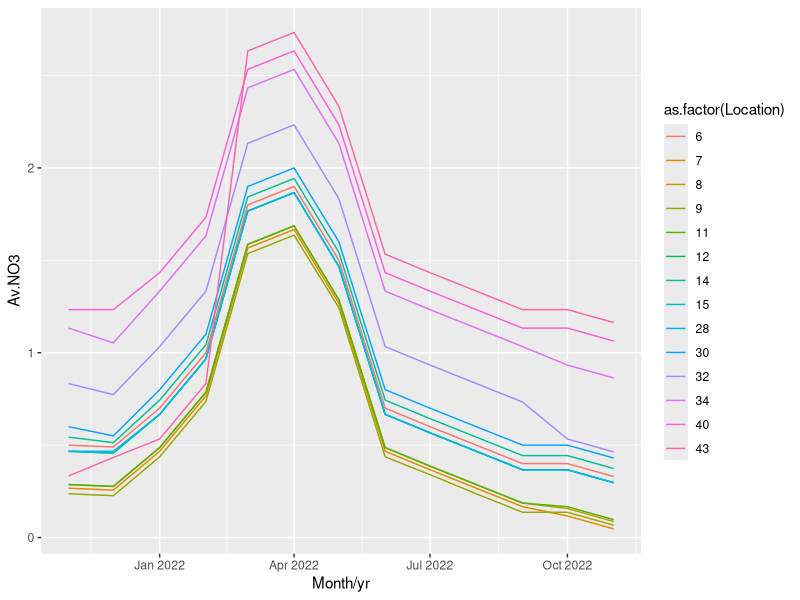
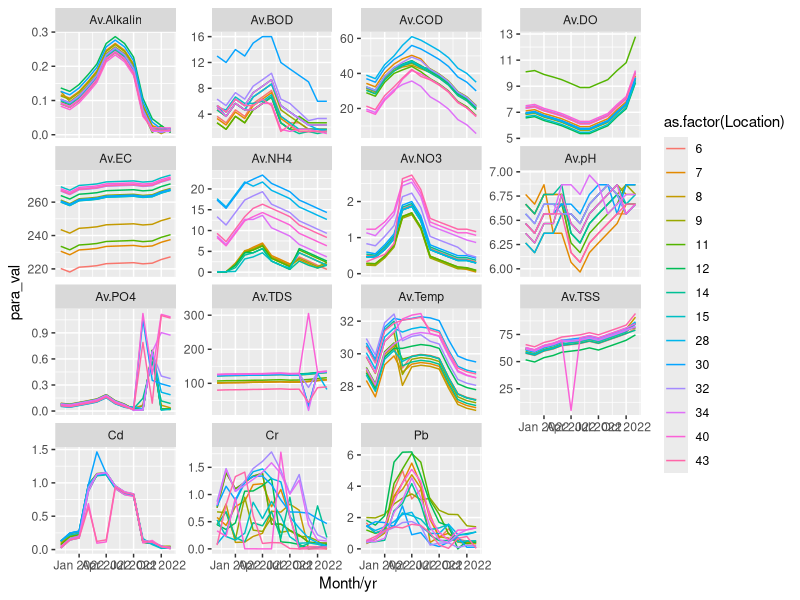
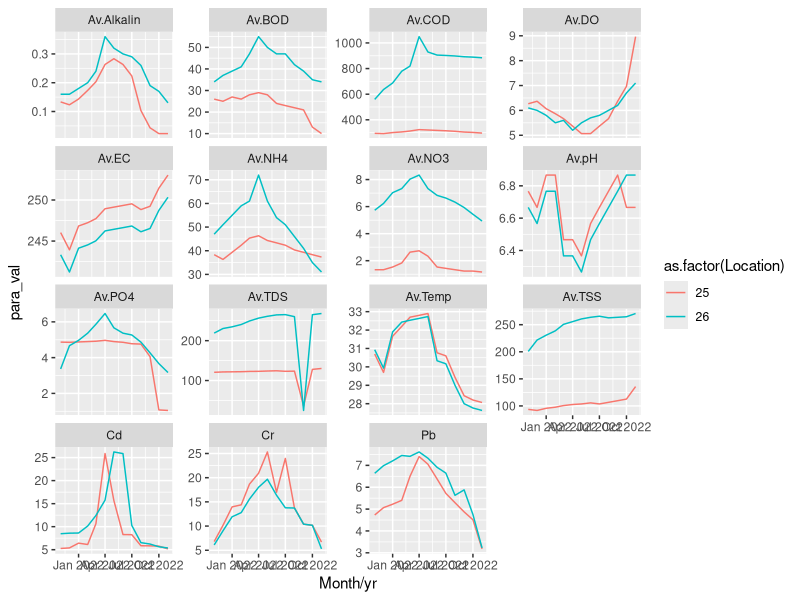
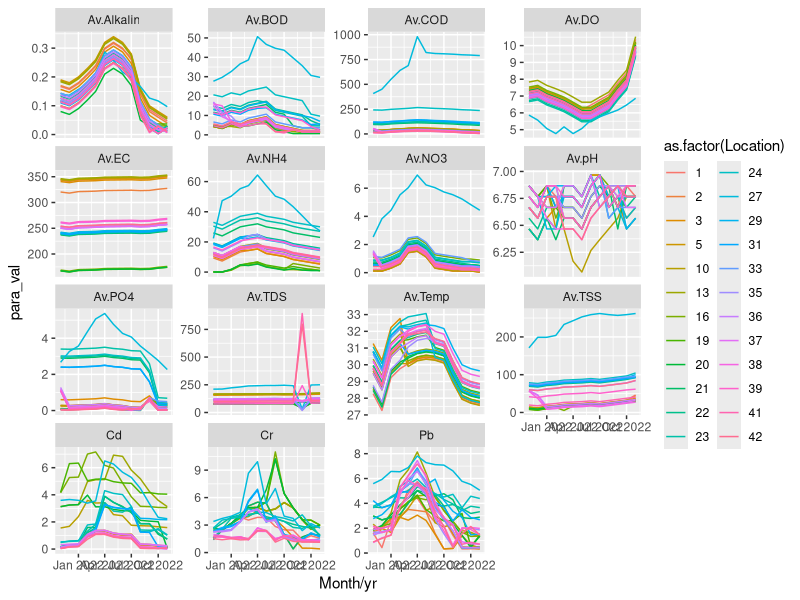
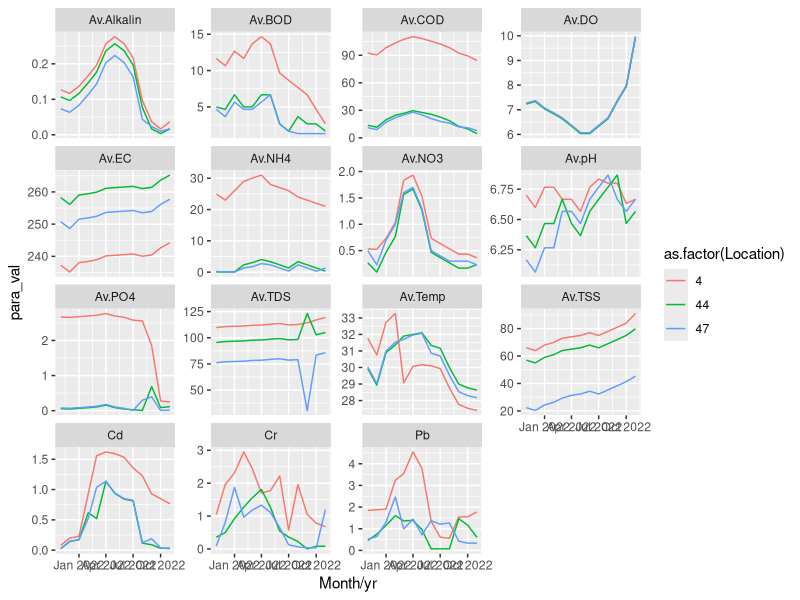
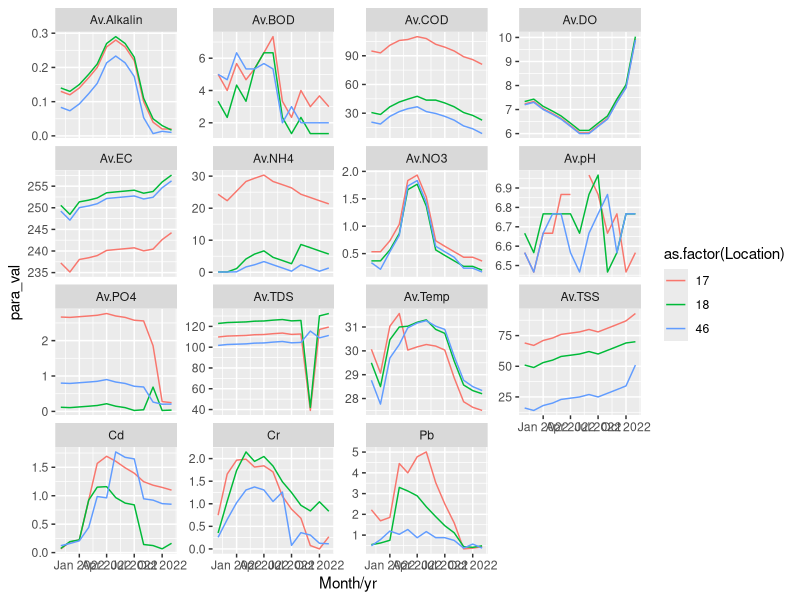
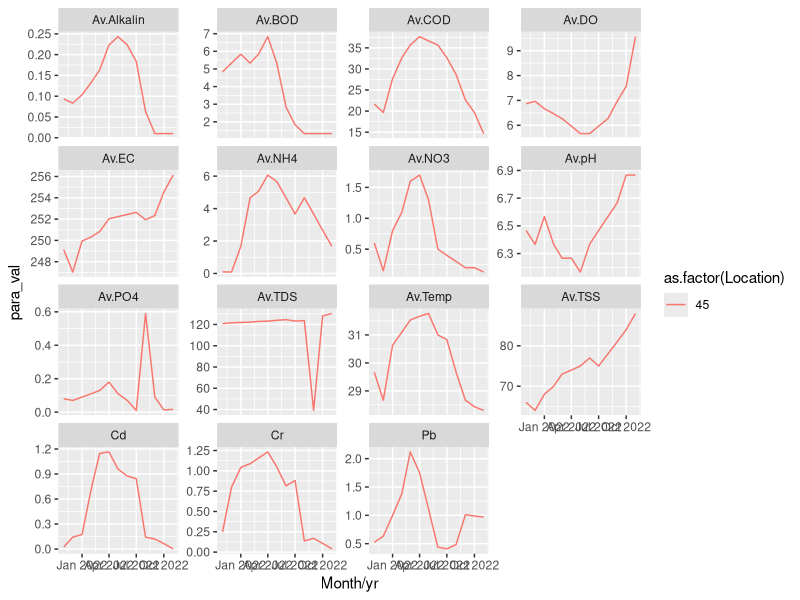

Source code (R) for these figures, in order:
data <- readxl::read_xlsx("water quality monthly variation.xlsx")

# Load libraries
library(tidyverse)
library(ggplot2)


# Time Series Plots
data %>%
  filter(`Vegetation type` == "WP") %>%
  ggplot(aes(x=`Month/yr`, y=Av.NO3, col = as.factor(Location))) +
  geom_line()
  

# Vegetation wise graphs

data2 <- data %>% pivot_longer(cols = 4:18, names_to = "para_name", values_to = "para_val")

data2 %>% 
  filter(`Vegetation type` == "WP") %>%
  ggplot(aes(x=`Month/yr`, y=para_val, col = as.factor(Location))) +
  geom_line() + facet_wrap(vars(para_name), scales = "free_y")


data2 %>% 
  filter(`Vegetation type` == "WWI") %>%
  ggplot(aes(x=`Month/yr`, y=para_val, col = as.factor(Location))) +
  geom_line() + facet_wrap(vars(para_name), scales = "free_y")

data2 %>% 
  filter(`Vegetation type` == "CA") %>%
  ggplot(aes(x=`Month/yr`, y=para_val, col = as.factor(Location))) +
  geom_line() + facet_wrap(vars(para_name), scales = "free_y")

data2 %>% 
  filter(`Vegetation type` == "SG") %>%
  ggplot(aes(x=`Month/yr`, y=para_val, col = as.factor(Location))) +
  geom_line() + facet_wrap(vars(para_name), scales = "free_y")

data2 %>% 
  filter(`Vegetation type` == "MV") %>%
  ggplot(aes(x=`Month/yr`, y=para_val, col = as.factor(Location))) +
  geom_line() + facet_wrap(vars(para_name), scales = "free_y")

data2 %>% 
  filter(`Vegetation type` == "SV") %>%
  ggplot(aes(x=`Month/yr`, y=para_val, col = as.factor(Location))) +
  geom_line() + facet_wrap(vars(para_name), scales = "free_y")

